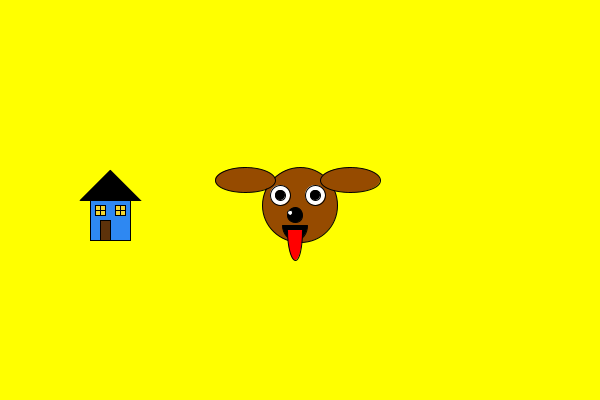
Frame 1 (no input)
Frame 60 (the mouse pressed at the canvas centre just before this capture): identical to frame 1, image omitted
Frame 120 (the mouse held since frame 60 and released just before this capture): identical to frame 1, image omitted

The Processing sketch that drew this single still picture (run headless with seeded random() and noise(); from frame 60 on, the mouse is pressed at the canvas centre):

// Processing sketch: HW5_TEACER
// ── HW5_TEACER.pde
float x1, x2, y1, y2, d1, d2;
void setup() {
  size(600, 400);
  x1 = 100;
  y1 = 200;
  d1 =10;
  x2 = 300;
  y2 = 200;
  d2 =50;
}
void draw() { // called 60 times in 1 second
  background(255, 255, 0); // yellow
  preap(x1, y1, d1);
  dog(x2, y2, d2);
}
void mouseReleased() {
  x1 = mouseX;
  y1 = mouseY;
}
void keyPressed() {
  if (key == 'a') x2 -= 4;
  else if (key == 'd') x2 += 4;
  else {
    x2 = mouseX;
    y2 = mouseY;
  }
}

void dog(float x, float  y, float d) {
  //face
  fill(150, 75, 0);
  circle(x, y+0.1*d, d*1.5);
  //eye
  fill(255);
  circle(x-0.4*d, y-0.1*d, d*0.40);
  circle(x+0.3*d, y-0.1*d, d*0.40);
  //pupil
  fill(0);
  circle(x-0.4*d, y-0.1*d, d*0.2);
  circle(x+0.3*d, y-0.1*d, d*0.2);
  //ear
  fill(150, 75, 0);
  ellipse(x-1.1*d, y-0.4*d, d*1.2, d*0.5);
  ellipse(x+d, y-0.4*d, d*1.2, d*0.5);
  //nose
  fill(0);
  circle(x-0.1*d, y+0.3*d, d*0.3);
  //nose mole
  fill(255);
  circle(x-0.2*d, y+0.25*d, d/10);
  //mouth
  fill(0);
  arc(x-0.1*d, y+0.5*d, d/2, d*0.6, 0, PI);
  //tongue
  fill(255, 0, 0);
  arc(x-0.1*d, y+0.6*d, d*0.3, 1.2*d, 0, PI);
}

void preap(float x, float y, float d){
   fill(46, 136, 242);     rect(x - d, y, 4*d, 4*d);  // wall
   fill(0);     triangle(x-2*d, y,x+d,y-3*d,x+4*d,y);  // roof
   fill(93, 50, 10);       rect(x, y+2*d,d,2*d);  // door
   fill(242, 213, 46);     rect(x-d*0.5,y+d*0.5,d,d);  // window
   rect(x+d*1.5,y+d*0.5,d,d);
   line(x,y+d*0.5,x,y+d*1.5);
   line(x-d*0.5,y+d,x+d*0.5,y+d);
   line(x+2*d,y+d*0.5,x+d*2,y+d*1.5);
   line(x+d*1.5,y+d,x+d*2.5,y+d);
}
